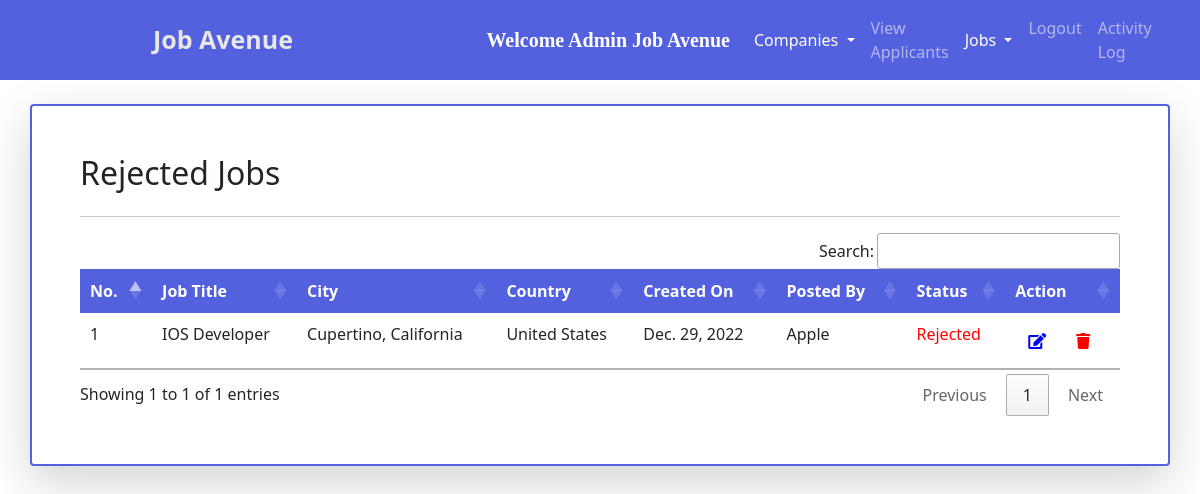
/rejected_jobs/ (signed in), run on the app's committed database.
### jobs/models.py (models this page shows, shortened)
class Job(models.Model):
    company = models.ForeignKey(Company, on_delete=models.CASCADE)
    start_date = models.DateField()
    end_date = models.DateField()
    title = models.CharField(max_length=200)
    job_type =  models.CharField(max_length=10,default="FULL-TIME")
    salary = models.FloatField()
    image = models.ImageField(upload_to="")
    description = models.TextField(max_length=400)
    experience = models.CharField(max_length=100)
    city = models.CharField(max_length=100,default="")
    country = models.CharField(max_length=100,default="")
    skills = models.CharField(max_length=200)
    status = models.CharField(max_length=10)
    creation_date = models.DateField()

class Company(models.Model):
    user = models.ForeignKey(User, on_delete=models.CASCADE,unique=True)
    phone = models.CharField(max_length=10)
    image = models.ImageField(upload_to="")
    gender =  models.CharField(max_length=10,choices=GENDER_CHOICES,default="MALE")
    type = models.CharField(max_length=15)
    status = models.CharField(max_length=20)
    company_name = models.CharField(max_length=100)
    def __str__ (self):
        return self.company_name

### jobs/views.py (the view)
# urls.py: path("rejected_jobs/",views.rejected_jobs,name="rejected_jobs"),
def rejected_jobs(request):
    if not request.user.is_authenticated:
        return redirect("/user_login")
    if not request.user.is_staff:
        return redirect('/')
    jobs = Job.objects.filter(status="Rejected")
    return render(request,"rejected_jobs.html",{'jobs':jobs})

### jobs/templates/rejected_jobs.html (shortened to what this page needs)
{% extends 'admin_navbar.html' %}
{% block body %}
<div class="container mt-4 shadow-lg px-5 py-5 rounded " style="border:2px solid #5361df;">
    <div class="row">
        <div class="form-group col-md-6">
            <h2>Rejected Jobs</h2>
        </div>
    </div>
    <hr>
    <table class="table table-hover" id="example">
        <thead>
            <tr>
                <th>No.</th>
                <th>Job Title</th>
                <th>City</th>
                <th>Country</th>
                <th>Created On</th>
                <th>Posted By</th>
                <th>Status</th>
                <th>Action</th>
            </tr>
        </thead>
        <tbody>
            {% for job in jobs %}
            <tr>
                <td>{{forloop.counter}}</td>
                <td>{{job.title}}</td>
                <td>{{job.city}}</td>
                <td>{{job.country}}</td>
                <td>{{job.creation_date}}</td>
                <td>{{job.company}}</td>
                <td style="color:red;">{{job.status}}</td>
                <td><a href="/admin_editjob/{{job.id}}/" class="btn"><i class="fa fa-edit" style="color:blue;"></i></a>
                    <a href="/admin_deletejob/{{job.id}}/" class="btn"
                        onclick="return confirm('Are you sure you want to delete this listing?')"><i
                            class="fa fa-trash" style="color:red;"></i></a>
                </td>
            </tr>
            {% endfor %}
        </tbody>
    </table>
</div>
{% endblock body %}

### jobs/templates/admin_navbar.html (shortened to what this page needs)
<!doctype html>
<html lang="en">
<head>
  <link href="https://cdn.jsdelivr.net/npm/bootstrap@5.0.2/dist/css/bootstrap.min.css" rel="stylesheet"
>
    <link rel="stylesheet" href="https://cdnjs.cloudflare.com/ajax/libs/font-awesome/5.15.3/css/all.min.css">
  <link rel="stylesheet" href="https://cdn.datatables.net/1.10.25/css/jquery.dataTables.min.css">
  <link rel="stylesheet" href="https://cdn.datatables.net/buttons/1.7.1/css/buttons.dataTables.min.css">
</head>
<body>
  <nav class="navbar navbar-expand-lg navbar-dark">
    <a class="navbar-brand" href="/"><span class="head1" style="margin-left:153px;">Job Avenue</span></a>
    <div class="container w-50">
      <div class="collapse navbar-collapse pull-right" id="navbarSupportedContent">
        <a class="navbar-brand" style="font-weight: bold; font-family: 'Times New Roman', Times, serif;"
          href="#">Welcome {{request.user.get_full_name}}
        </a>
        <ul class="navbar-nav me-auto mb-2 mb-lg-0">
          <div class="collapse navbar-collapse" id="navbarNavDarkDropdown">
            <ul class="navbar-nav">
              <li class="nav-item dropdown">
                <a class="nav-link active dropdown-toggle" href="#" id="navbarDarkDropdownMenuLink" role="button"
                  data-bs-toggle="dropdown" aria-expanded="false">
                  Companies
                </a>
              </li>
            </ul>
          </div>
          <li class="nav-item">
            <a class="nav-link {% block view_applicants %} {% endblock %}" href="/view_applicants/">View Applicants</a>
          </li>
          <div class="collapse navbar-collapse" id="navbarNavDarkDropdown">
            <ul class="navbar-nav">
              <li class="nav-item dropdown">
                <a class="nav-link active dropdown-toggle" href="#" id="navbarDarkDropdownMenuLink" role="button"
                  data-bs-toggle="dropdown" aria-expanded="false">
                  Jobs
                </a>
              </li>
            </ul>
          </div>
          <li class="nav-item" id="nav-item">
            <a class="nav-link pointer">Logout</a>
          </li>
          <li class="nav-item" id="nav-item">
            <a class="nav-link" href="/activity_logs/">Activity Log</a>
          </li>
        </ul>
      </div>
    </div>
  </nav>
  {% block body %}
  {% endblock %}
</body>
</html>

### jobs/templates/admin_navbar.html (style rules this page uses)
.navbar { background-color: #5361df; }
.head1 { color: #e9e7e6; font-size: 25px; font-weight: bold; height: 50px; margin-left: 15px; }
.pull-right { float: right; margin-left: 20px; }
.pointer { cursor: pointer; }

### jobs/templates/rejected_jobs.html (style rules this page uses)
table { border-collapse: collapse; width: 100%; }
th, td { text-align: left; padding: 8px; }
thead { background-color: #5361df; }
th { color: white; margin-top:10px; }

### data on the page
Job: title "IOS Developer", city "Cupertino, California", country "United States", creation_date "Dec. 29, 2022", company "Apple", status "Rejected"

### other printed values
{{ request.user.get_full_name }} "Admin Job Avenue"
